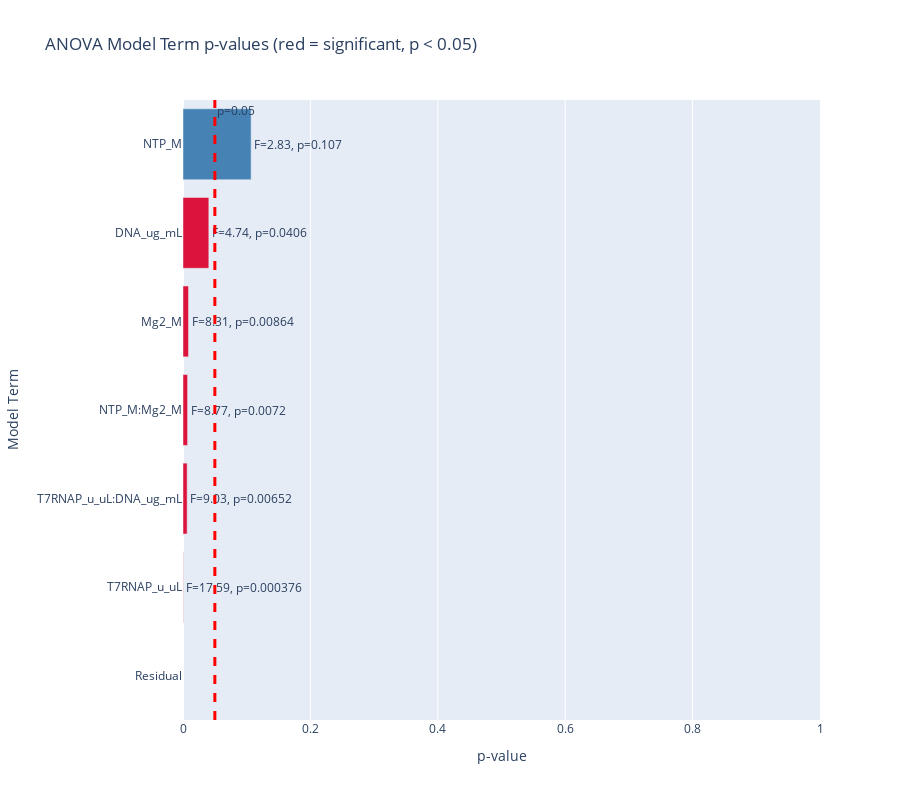

Notebook code for this chart:
### Markdown cell above
## Feature Selection

We can reduce the model complexity by removing the interaction terms that are not
statistically significant.

### Code cell
# Use descriptive variable names
anova_data = pd.DataFrame(
    data={
        "RNA_Yield": response.values.ravel(),
        "NTP_M": experimental_conditions[X_columns[0]].values.ravel(),
        "T7RNAP_u_uL": experimental_conditions[X_columns[1]].values.ravel(),
        "DNA_ug_mL": experimental_conditions[X_columns[2]].values.ravel(),
        "Mg2_M": experimental_conditions[X_columns[3]].values.ravel(),
    }
)

# Build formula with all main effects and all interaction effects (up to 5-way)
formula = (
    "RNA_Yield ~ NTP_M + T7RNAP_u_uL + Mg2_M + NTP_M * Mg2_M + T7RNAP_u_uL * DNA_ug_mL"
)

lm = ols(formula=formula, data=anova_data).fit()

# Show full model summary
print(lm.summary())

# ANOVA table
anova_results = anova_lm(lm)
print("\nANOVA Table:")
print(anova_results)

# Extract p-values and F-statistics
anova_results = anova_results.reset_index().rename(columns={"index": "Term"})
anova_results["Significant"] = anova_results["PR(>F)"] < 0.05

# Plot p-values for all terms
fig = go.Figure(
    data=[
        go.Bar(
            y=anova_results["Term"],
            x=anova_results["PR(>F)"],
            orientation="h",
            marker_color=[
                "crimson" if sig else "steelblue"
                for sig in anova_results["Significant"]
            ],
            text=[
                f"F={fval:.2f}, p={pval:.3g}"
                for fval, pval in zip(anova_results["F"], anova_results["PR(>F)"])
            ],
            hoverinfo="text",
        )
    ]
)

fig.add_vline(
    x=0.05,
    line_width=3,
    line_dash="dash",
    line_color="red",
    annotation_text="p=0.05",
    annotation_position="top right",
)
fig.update_xaxes(title="p-value", range=[0, 1])
fig.update_yaxes(title="Model Term")
fig.update_layout(
    barmode="stack",
    title_text="ANOVA Model Term p-values (red = significant, p < 0.05)",
    yaxis={"categoryorder": "total ascending"},
    height=800,
)

### Figure 1 — Plotly figure (JSON) as saved in the notebook; plotly's stock layout.template omitted (floating-point values rounded to 4 significant figures)
{"data": [{"hoverinfo": "text", "marker": {"color": ["steelblue", "crimson", "crimson", "crimson", "crimson", "crimson", "steelblue"]}, "orientation": "h", "text": ["F=2.83, p=0.107", "F=17.59, p=0.000376", "F=8.31, p=0.00864", "F=8.77, p=0.0072", "F=4.74, p=0.0406", "F=9.03, p=0.00652", "F=nan, p=nan"], "type": "bar", "x": [0.1069, 0.0003759, 0.008636, 0.007196, 0.04055, 0.006517, null], "y": ["NTP_M", "T7RNAP_u_uL", "Mg2_M", "NTP_M:Mg2_M", "DNA_ug_mL", "T7RNAP_u_uL:DNA_ug_mL", "Residual"]}], "layout": {"annotations": [{"showarrow": false, "text": "p=0.05", "x": 0.05, "xanchor": "left", "xref": "x", "y": 1, "yanchor": "top", "yref": "y domain"}], "barmode": "stack", "height": 800, "shapes": [{"line": {"color": "red", "dash": "dash", "width": 3}, "type": "line", "x0": 0.05, "x1": 0.05, "xref": "x", "y0": 0, "y1": 1, "yref": "y domain"}], "title": {"text": "ANOVA Model Term p-values (red = significant, p < 0.05)"}, "xaxis": {"range": [0, 1], "title": {"text": "p-value"}}, "yaxis": {"categoryorder": "total ascending", "title": {"text": "Model Term"}}}}
